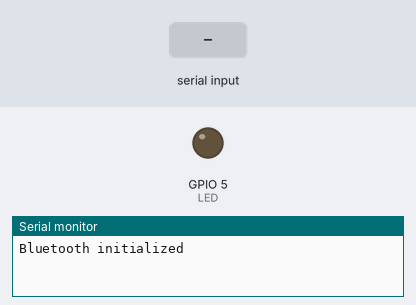
The sketch below on a simulated ESP32. Shown: output pins drawn as LEDs (lit = HIGH), the last lines printed to the serial monitor. The inputs (shaded band) are chosen by the test bench. Nothing arrives over Bluetooth unless stated.

Above: at 1.2 s.
1.3 s: "led_on\n" received over the second serial link
At 2.1 s:
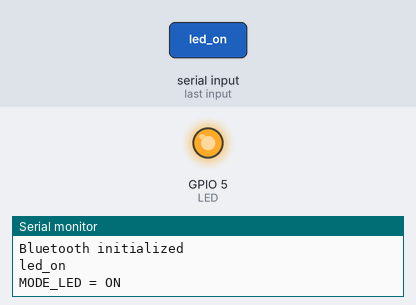
2.8 s: "1\n" received over the second serial link
Timing chart, 0 to 5.8 s (numbered marks = the images above; inputs shaded):
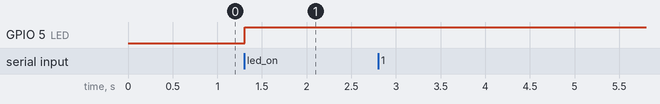

Measured:
- after the input at 1.3 s, GPIO 5 (LED): LOW → HIGH at once

The sketch:

bte_test.ino
```cpp
#include "BluetoothSerial.h"
#include "string.h"

const unsigned int Command_Size = 6;
unsigned char count = 0;
const unsigned int LED = 5;
char incomingChar;
char buffer [10];


BluetoothSerial SerialBT; // Создаём экземпляр класса

//коллбэк сообщающй о соединение по ble клиента
void callback(esp_spp_cb_event_t event, esp_spp_cb_param_t *param){
  if(event == ESP_SPP_SRV_OPEN_EVT){
    Serial.println("Client Connected has address:");
    for (int i = 0; i < 6; i++) {
      Serial.printf("%02X", param->srv_open.rem_bda[i]); //адрес клиента
      if (i < 5)
      {
        Serial.print(":");
      }
    }
    Serial.println(" ");
  }
}


void setup() {
  Serial.begin(57600); //настройка скорости уарта

  SerialBT.register_callback(callback);

  if (!SerialBT.begin("ESP32")) //имя отображаемое при соединении по BLE
  {
    Serial.println("An error occurred initializing Bluetooth");
  }
  else
  {
    Serial.println("Bluetooth initialized");
  }

   pinMode(LED, OUTPUT);
   digitalWrite(LED, LOW);
}

void loop() {
  while (SerialBT.available()) //ф-ия получает количество байт(символов) доступных для чтения из интерфейса BLE
  {

    if (((buffer [count] = SerialBT.read()) == '\r') || (buffer [count] == '\n')) //если строка закончилась
    {
      buffer [count] = '\0';
      if ( buffer [0] != 0) //если это не пустая строка
        Serial.println (buffer);
      count = 0;
      if (strncmp ( buffer,"led_on", 6) == 0)
      {
        Serial.println("MODE_LED = ON");
        digitalWrite(LED, HIGH);
      }
      continue;
    }
    count++;
    if (count == 10)
    {
      count = 0;
      Serial.print (buffer);
      Serial.println (" - TooLongTextString");
    }
  }
  delay(10);
}
```
